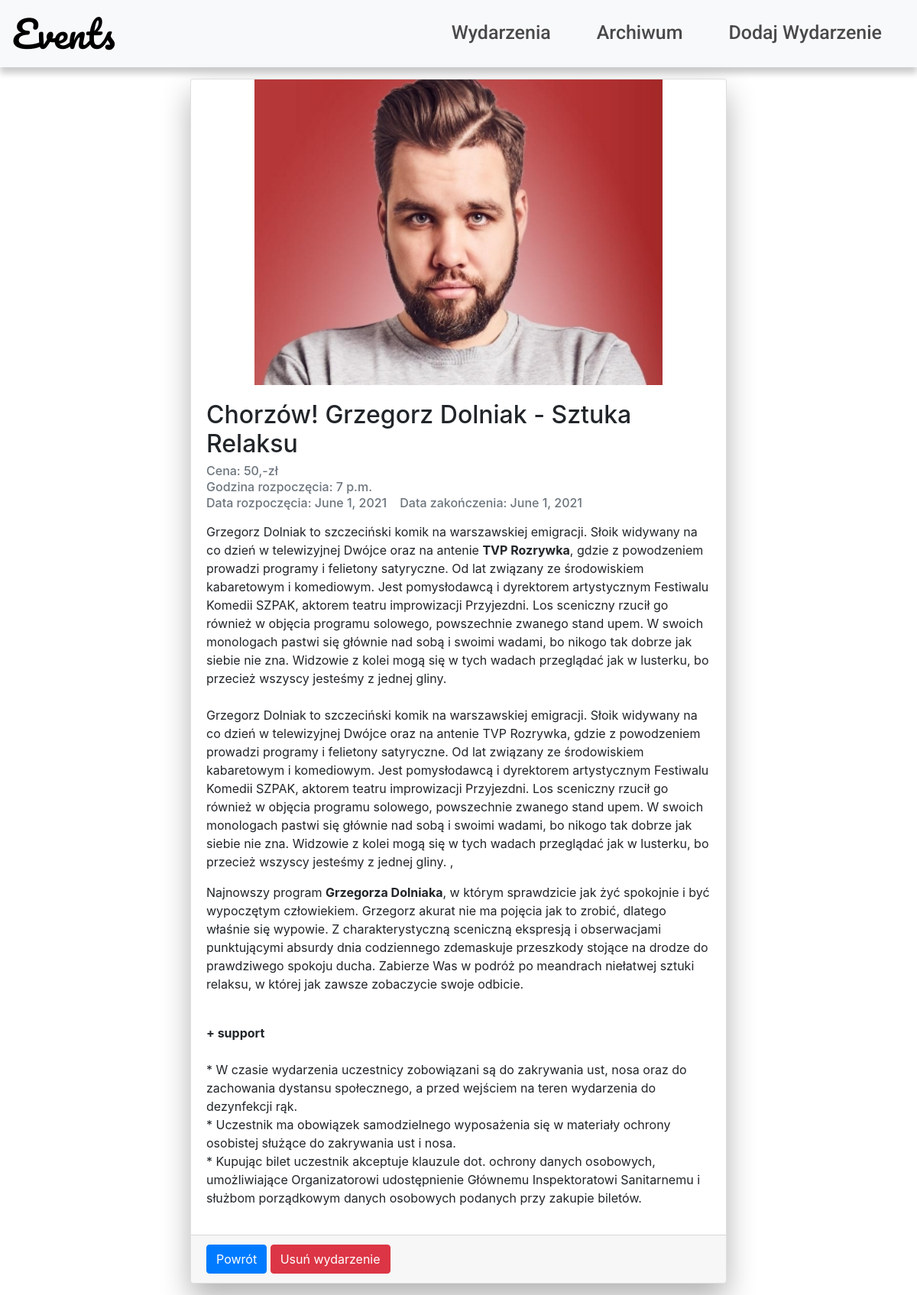
Page /event/4/ on the committed database.
### events/models.py (models this page shows, shortened)
class Event(models.Model):
    image = models.ImageField(upload_to='upload/',null=True,blank=True,default='images/blank.jpg')
    organizer = models.CharField(max_length=50)
    title = models.CharField(max_length=80)
    description = RichTextField(blank=False)
    start_time = models.TimeField(auto_now=False,auto_now_add=False,default = timezone.now)
    start_date = models.DateField(blank=False)
    end_date = models.DateField(blank=False,auto_now_add=False)
    location = models.CharField(max_length=100)
    price = models.IntegerField(blank=True,null=True,default = 0)
    published = models.DateTimeField(default=timezone.now)

### events/views.py (the view)
# urls.py: path('event/<int:pk>/', views.event_detail,name="event_detail"),
def event_detail(request,pk):
    event = get_object_or_404(Event,pk=pk)
    return render(request, 'events/event_detail.html',{'event':event})

### events/templates/events/event_detail.html (shortened to what this page needs)
{% extends 'base.html' %} {% block content %}
<div class="container-fluid">
  <div class="row justify-content-center">
    <div class="card">
      <img
        class="card-img-top"
        src="{{event.image.url}}"
        alt="Card image cap"
      />
      <div class="card-body">
        <h2 class="card-title">{{event.title}}</h2>
        <h6 class="card-subtitle mb-2 text-muted">Cena: {{event.price}},-zł</h6>
        <h6 class="card-subtitle mb-2 text-muted">
          Godzina rozpoczęcia: {{event.start_time}}
        </h6>
        <h6 class="card-subtitle mb-2 text-muted">
          Data rozpoczęcia: {{event.start_date}}&nbsp;&nbsp;&nbsp;&nbsp;Data
          zakończenia: {{event.end_date}}
        </h6>
        <p class="card-text">{{ event.description|safe }}</p>
      </div>
      <div class="card-footer">
        <a href="{%url 'index' %}" class="btn btn-primary">Powrót</a>
        <a href="{%url 'delete_event' pk=event.pk %}" class="btn btn-danger"
          >Usuń wydarzenie</a
        >
      </div>
    </div>
  </div>
  {% endblock %}

### static/css/style.css (style rules this page uses)
body { margin: 0%; padding: 0%; }

### events/templates/events/event_detail.html (style rules this page uses)
.container-fluid .row { align-items: center; margin: auto; }
.card { margin: 15px; width: 60%; height: 70%; box-shadow: 0 19px 38px rgba(0, 0, 0, 0.3); }
.card-img-top { width: 100%; height: 50vh; object-fit: contain; }
.card-footer { width: 100%; }

### rows in the picture
Event: image (picture), title "Chorzów! Grzegorz Dolniak - Sztuka Relaksu", price "50", start_time "7 p.m.", start_date "June 1, 2021", end_date "June 1, 2021", description "Grzegorz Dolniak to szczeciński komik na warszawskiej emigracji. Słoik widywany na co dzień w telewizyjnej Dwójce oraz na antenie TVP Rozrywka , gdzie z powodzeniem prowadzi programy i felietony satyryczne. Od lat związany ze środowiskiem kabaretowym i komediowym. Jest pomysłodawcą i dyrektorem artystycznym Festiwalu Komedii SZPAK, aktorem teatru improwizacji Przyjezdni. Los sceniczny rzucił go również w objęcia programu solowego, powszechnie zwanego stand upem. W swoich monologach pastwi się głównie nad sobą i swoimi wadami, bo nikogo tak dobrze jak siebie nie zna. Widzowie z kolei mogą się w tych wadach przeglądać jak w lusterku, bo przecież wszyscy jesteśmy z jednej gliny. Grzegorz…"
